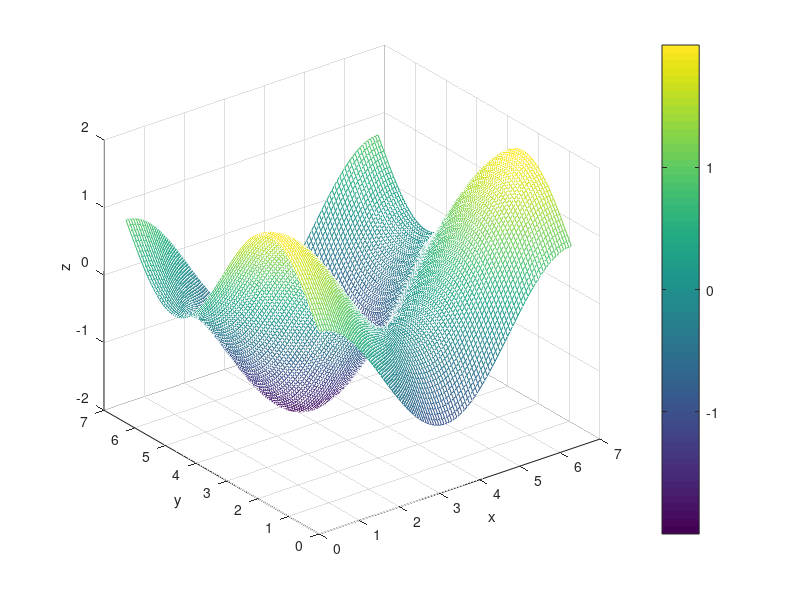

This chart was generated by the following MATLAB code:
x = linspace(0,2*pi, 100);
y = linspace(0,2*pi, 100);


[X,Y] = meshgrid(x,y)

Z = cos(X) + sin(Y);

mesh(X,Y,Z)

xlabel('x')
ylabel('y')
zlabel('z')

colorbar;